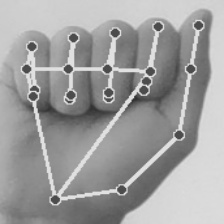
%> input picture Imagens/libras.jpg, 224 x 224 px, given in place of Libras.bmp, which was not available
$ octave untitled9.m   (GNU Octave 9; MATLAB toolbox functions it lacks are replaced by stand-ins)
%> lines starting %> are read from the running program, lines starting %| are printed output that depends on the picture; pictures that were not available may be replaced by others from this repository, and a replacement may not be noted
% Carregar a imagem original
img = imread('Imagens/Libras.bmp');
%> img is the input picture: size 224x224 uint8; min 49, max 230, mean 158.6

% Adicionar ruído gaussiano padrão
img_gauss = imnoise(img, 'gaussian');
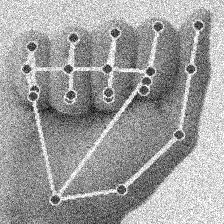
%> img_gauss: size 224x224 uint8; min 0, max 255, mean 158.1

% Adicionar ruído gaussiano com média 0 e variância 0.003
img_gauss_custom = imnoise(img, 'gaussian', 0, 0.003);
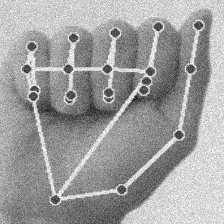
%> img_gauss_custom: size 224x224 uint8; min 17, max 255, mean 158.6

% Adicionar ruído Sal e Pimenta padrão
img_saltpepper = imnoise(img, 'salt & pepper');
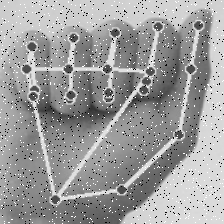
%> img_saltpepper: size 224x224 uint8; min 0, max 255, mean 156.9

% Adicionar ruído Sal e Pimenta com densidade 0.05
img_saltpepper_custom = imnoise(img, 'salt & pepper', 0.05);
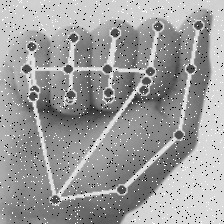
%> img_saltpepper_custom: size 224x224 uint8; min 0, max 255, mean 157.1

% Exibir todas as imagens em uma única figura
figure;

subplot(2, 3, 1);
imshow(img);
title('Imagem Original');

subplot(2, 3, 2);
imshow(img_gauss);
title('Ruído Gaussiano Padrão');

subplot(2, 3, 3);
imshow(img_gauss_custom);
title('Ruído Gaussiano (m=0, v=0.003)');

subplot(2, 3, 4);
imshow(img_saltpepper);
title('Ruído Sal e Pimenta Padrão');

subplot(2, 3, 5);
imshow(img_saltpepper_custom);
title('Ruído Sal e Pimenta (densidade=0.05)');
